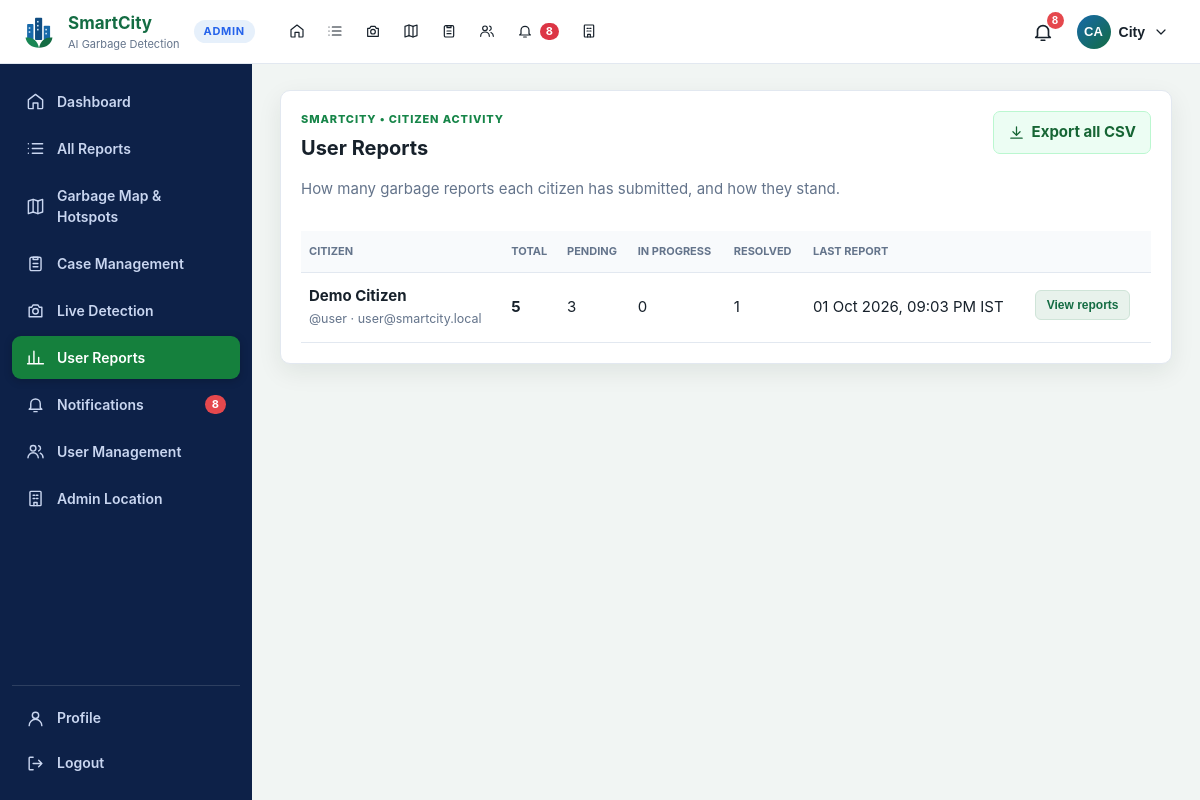
Page /admin/user-reports (signed in) on the committed database.
### tables this page shows
CREATE TABLE users (
    id INTEGER PRIMARY KEY AUTOINCREMENT,
    username TEXT NOT NULL UNIQUE COLLATE NOCASE,
    email TEXT UNIQUE COLLATE NOCASE,
    full_name TEXT NOT NULL,
    phone TEXT,
    password_hash TEXT NOT NULL,
    role TEXT NOT NULL DEFAULT 'user' CHECK(role IN ('admin', 'user', 'staff')),
    is_active INTEGER NOT NULL DEFAULT 1,
    created_at TEXT NOT NULL DEFAULT CURRENT_TIMESTAMP,
    last_login_at TEXT
);

### app/main.py (the view)
    @app.get("/admin/user-reports")
    @admin_required
    def user_reports():
        return render_template("user_reports.html", stats=db.user_report_stats(app.config["DATABASE"]))

### app/auth.py (called while the page is built)
def initials(name: str | None) -> str:
    parts = [p for p in (name or "").split() if p]
    if not parts:
        return "?"
    if len(parts) == 1:
        return parts[0][:2].upper()
    return (parts[0][0] + parts[-1][0]).upper()

def login_required(view):
    @wraps(view)
    def wrapped(*args, **kwargs):
        if g.user is None:
            if request.path.startswith("/api/"):
                return {"ok": False, "error": "Please sign in to continue."}, 401
            next_url = request.full_path.rstrip("?") if request.method == "GET" else None
            login_endpoint = LOGIN_ENDPOINTS[area_for_path(request.path)]
            return redirect(url_for(login_endpoint, next=next_url))
        return view(*args, **kwargs)
    return wrapped

def admin_required(view):
    @wraps(view)
    @login_required
    def wrapped(*args, **kwargs):
        if g.user["role"] != ROLE_ADMIN:
            abort(403)
        return view(*args, **kwargs)
    return wrapped

### app/database/db.py (called while the page is built)
@contextmanager
def connect(database_path: str | Path):
    connection = sqlite3.connect(database_path)
    connection.row_factory = sqlite3.Row
    connection.execute("PRAGMA foreign_keys = ON")
    try:
        yield connection
        connection.commit()
    except Exception:
        connection.rollback()
        raise
    finally:
        connection.close()

def _notification_scope(audience, user_id):
    if audience == "user":
        return "n.audience = 'user' AND d.user_id = ?", [user_id]
    if audience == "staff":
        return (
            "n.audience = 'staff' AND c.assignee_id IN (SELECT id FROM assignees WHERE user_id = ?)",
            [user_id],
        )
    return "n.audience = 'admin'", []

def unread_notification_count(database_path, audience="admin", user_id=None):
    where, params = _notification_scope(audience, user_id)
    with connect(database_path) as connection:
        return connection.execute(
            f"""SELECT COUNT(*) FROM notifications n
                JOIN cases c ON c.id = n.case_id
                JOIN detections d ON d.id = c.detection_id
                WHERE n.is_read = 0 AND {where}""",
            params,
        ).fetchone()[0]

def get_user(database_path, user_id):
    if user_id is None:
        return None
    with connect(database_path) as connection:
        return connection.execute("SELECT * FROM users WHERE id = ?", (user_id,)).fetchone()

### app/templates/user_reports.html (shortened to what this page needs)
{% extends 'admin_base.html' %}{% from '_icons.html' import icon %}
{% block content %}
<section class="panel"><div class="panel-heading"><div><small class="eyebrow">SMARTCITY • CITIZEN ACTIVITY</small><h2>User Reports</h2><p>How many garbage reports each citizen has submitted, and how they stand.</p></div><div class="actions"><a class="button secondary" href="{{ url_for('export_history') }}">{{ icon('download', 17) }} Export all CSV</a></div></div>
{% if stats %}<div class="table-wrap"><table><thead><tr><th>Citizen</th><th>Total</th><th>Pending</th><th>In progress</th><th>Resolved</th><th>Last report</th><th></th></tr></thead><tbody>{% for u in stats %}<tr><td><b>{{ u['full_name'] }}</b>{% if not u['is_active'] %} <span class="pill pending">Deactivated</span>{% endif %}<br><small>@{{ u['username'] }}{% if u['email'] %} · {{ u['email'] }}{% endif %}</small></td><td><b>{{ u['total'] }}</b></td><td>{{ u['pending'] }}</td><td>{{ u['in_progress'] }}</td><td>{{ u['resolved'] }}</td><td>{{ u['last_report']|india_datetime if u['last_report'] else '—' }}</td><td class="row-actions">{% if u['total'] %}<a class="mini-btn view" href="{{ url_for('admin_reports', user=u['id']) }}">View reports</a>{% else %}<small>No reports</small>{% endif %}</td></tr>{% endfor %}</tbody></table></div>{% else %}<div class="empty"><b>No citizens registered yet</b></div>{% endif %}</section>
{% endblock %}

### app/templates/_profile_menu.html (shortened to what this page needs)
{% from '_icons.html' import icon %}
{% if current_user %}
<div class="profile-menu" data-dropdown>
  <button class="profile-trigger" type="button" data-dropdown-toggle aria-haspopup="menu" aria-expanded="false" aria-label="Account menu">
    <span class="avatar">{{ user_initials }}</span>
    <span class="profile-name">{{ current_user['full_name'].split()[0] }}</span>
    {{ icon('chevron', 16) }}
  </button>
</div>
{% else %}
<div class="auth-links"><a class="button secondary" href="{{ url_for('login') }}">Login</a><a class="button" href="{{ url_for('register') }}">Register</a></div>
{% endif %}

### app/static/css/mobile-app.css (style rules this page uses)
html { -webkit-text-size-adjust:100%;text-size-adjust:100%;-webkit-tap-highlight-color:transparent }
body { padding-left:env(safe-area-inset-left);padding-right:env(safe-area-inset-right);overflow-x:hidden }
table { max-width:100% }
.panel,.table-wrap,.table-scroll { overflow-x:auto }

### app/static/css/app.css (style rules this page uses)
:root { --green:#146c43;--green2:#198754;--blue:#1769aa;--amber:#c97805;--red:#bd3039;--ink:#25332d;--muted:#69766f;--bg:#f5f7f5;--card:#fff;--line:#dfe6e1;--shadow:0 3px 12px #1a30200d }
* { box-sizing:border-box }
body { margin:0;background:var(--bg);color:var(--ink);font:15px/1.5 Arial,Segoe UI,sans-serif }
.button,.danger { display:inline-flex;justify-content:center;align-items:center;gap:7px;border:0;border-radius:6px;background:var(--green2);color:#fff;padding:10px 15px;font-weight:700;text-decoration:none;cursor:pointer }
.button.secondary { background:#e8f2ec;color:var(--green) }
.panel,.stat-grid article { background:var(--card);border:1px solid var(--line);border-radius:8px;box-shadow:var(--shadow) }
.panel { padding:22px;margin-bottom:20px }
.panel-heading { display:flex;justify-content:space-between;gap:16px;margin-bottom:16px }
.panel h2 { margin:0;font-size:20px }
.panel-heading p,small { color:var(--muted) }
.camera-controls,.camera-actions,.filters,.actions { display:flex;flex-wrap:wrap;gap:9px }
.table-wrap { overflow:auto }
table { width:100%;min-width:700px;border-collapse:collapse }
th,td { padding:12px 8px;border-bottom:1px solid var(--line);text-align:left }
th { font-size:11px;color:var(--muted);text-transform:uppercase }
td a { color:var(--green);font-weight:700;text-decoration:none }

### app/static/css/final-ui.css (style rules this page uses)
:root { --green:#064e3b;--green2:#15803d;--blue:#2563eb;--amber:#f59e0b;--red:#dc2626;--ink:#17212b;--muted:#64748b;--bg:#f5f7f6;--line:#e2e8f0;--shadow:0 8px 24px rgba(15,42,30,.08) }
body { font-family:Inter,ui-sans-serif,system-ui,-apple-system,"Segoe UI",sans-serif;color:var(--ink);background:var(--bg) }
.button { border-radius:7px;padding:9px 14px;background:#15803d;box-shadow:none }
.button.secondary { background:#ecfdf3;color:#166534;border:1px solid #bbf7d0 }
.panel { border-radius:10px;padding:20px;box-shadow:var(--shadow) }
.table-wrap table { background:#fff }
.table-wrap th { background:#f8fafc }
.table-wrap td { vertical-align:middle }

### app/static/css/final-polish.css (style rules this page uses)
body { background:linear-gradient(145deg,#f7fbf8 0%,#f3f9ff 54%,#f8fcf7 100%) }
.eyebrow { display:block;margin-bottom:5px;color:#168548;font-size:11px;font-weight:800;letter-spacing:.08em }

### app/static/css/portal.css (style rules this page uses)
:root { --navy:#0d2148;--navy2:#132b5c;--sky:#e6f0fb }
.avatar { display:inline-grid;place-items:center;width:34px;height:34px;border-radius:50%;background:linear-gradient(135deg,#1769aa,#146c43);color:#fff;font-weight:700;font-size:13px;letter-spacing:.02em;flex:0 0 auto }
.profile-menu { position:relative }
.profile-trigger { display:flex;align-items:center;gap:8px;background:none;border:1px solid transparent;border-radius:99px;padding:4px 10px 4px 4px;cursor:pointer;color:var(--ink);font:600 14px/1 Arial,sans-serif }
.mini-btn { display:inline-block;font:600 12px/1 Arial,sans-serif;padding:8px 11px;margin:0 4px 4px 0;border-radius:6px;border:1px solid transparent;text-decoration:none;cursor:pointer }
.mini-btn.view { background:#e8f2ec;color:#146c43;border-color:#cfe4d8 }
.row-actions { white-space:nowrap }
.admin-body { background:#f1f5f3 }
.admin-content .panel { margin-bottom:20px }
.panel-heading .actions,.panel-heading .page-actions { align-self:flex-start;align-items:center }

### rows in the picture
users: full_name "City"
users: full_name "Demo Citizen", username "user", email "user@smartcity.local", total "5", pending "3", in_progress "0", resolved "1", last_report|india_datetime "01 Oct 2026, 09:03 PM IST"

### other values in the picture
{{ unread_notifications }} "8"
{{ user_initials }} "CA"
{{ label }} "Dashboard" "All Reports" "Garbage Map & Hotspots" "Case Management" "Live Detection" "User Reports" "Notifications" "User Management" "Admin Location"
